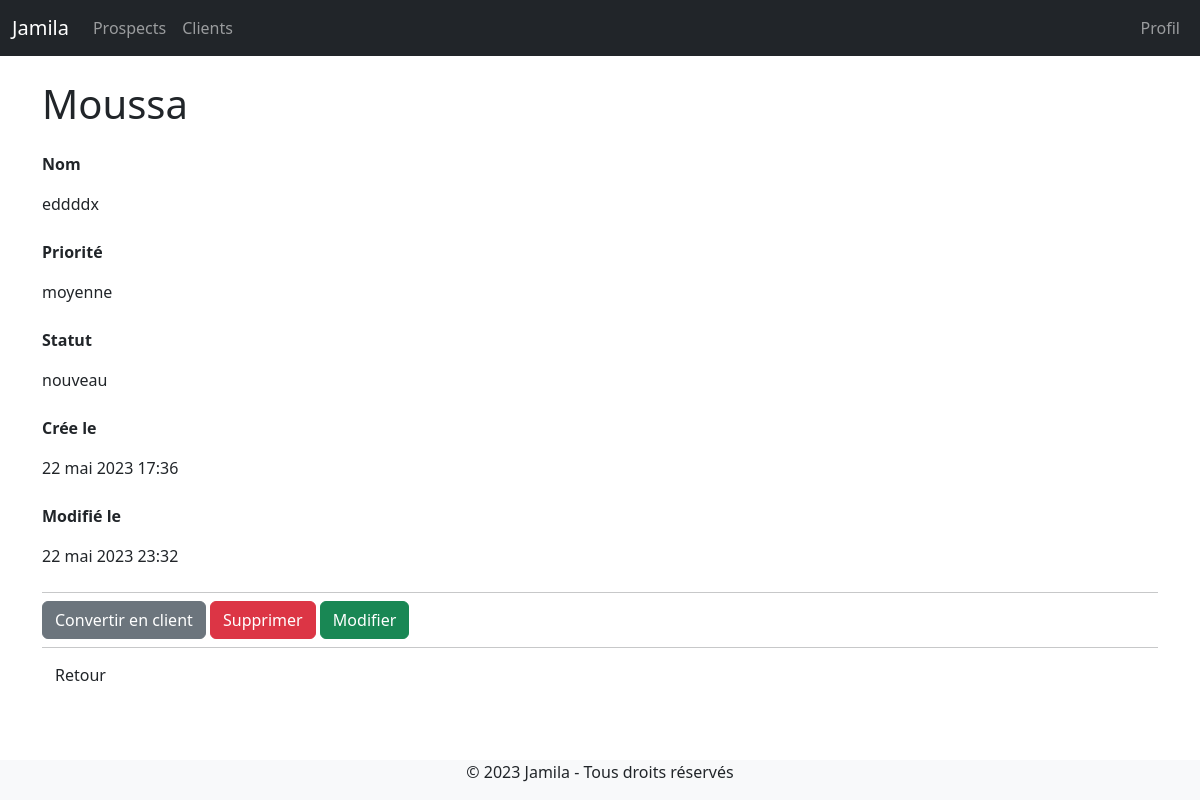
Before: /leads/6/ (signed in) with the older database file.
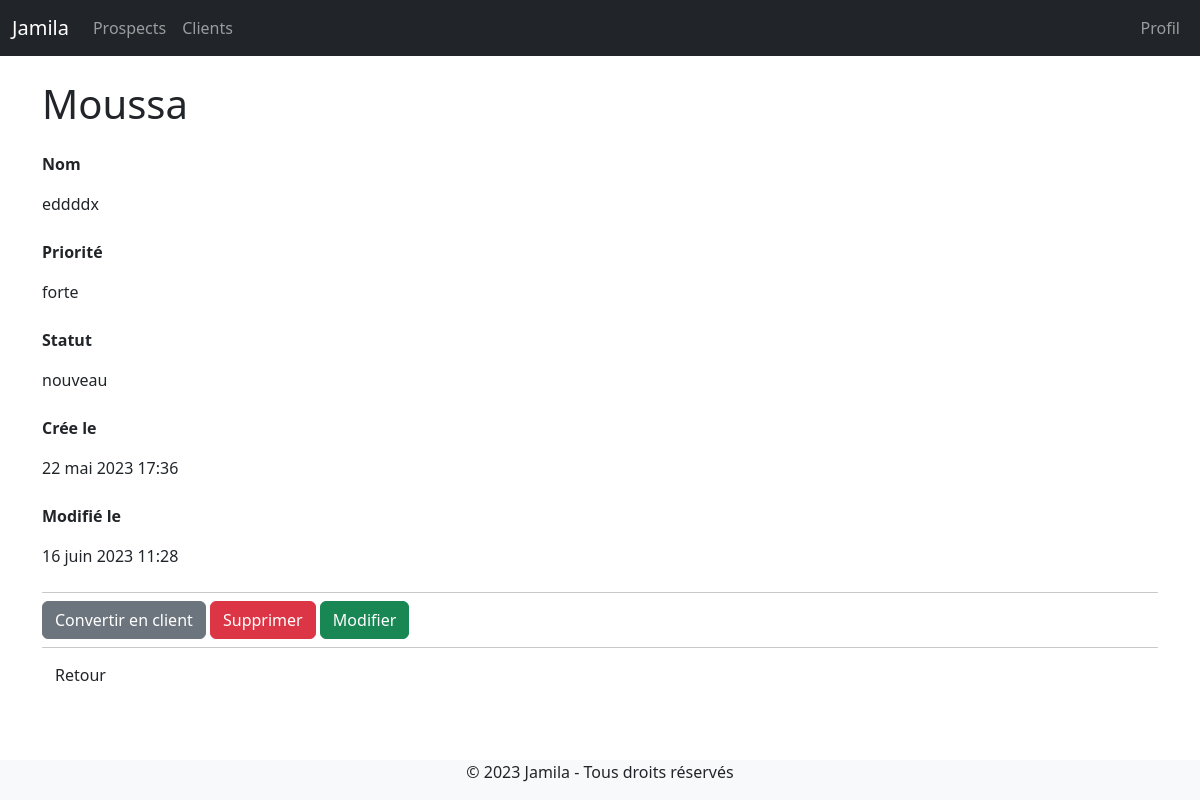
After: the same page with the newer database file.
### leads/models.py (models this page shows, shortened)
class Lead(models.Model):
    LOW = "faible"
    MEDIUM = "moyenne"
    HIGH = "forte"
    CHOICES_PRIORITY = (
        (LOW, "faible"),
        (MEDIUM, "moyenne"),
        (HIGH, "forte"),
    )
    NEW = 'nouveau'
    CONTACTED = 'contacté'
    WON = 'gagné'
    LOST = 'perdu'
    CHOICES_STATUS = (
        (NEW, 'nouveau'),
        (CONTACTED, 'contacté'),
        (WON, 'gagné'),
        (LOST, 'perdu'),
    )
    team = models.ForeignKey(Team, related_name='leads', on_delete=models.CASCADE)
    name = models.CharField(max_length=255)
    email = models.EmailField()
    description = models.TextField(blank=True, null=True)
    priority = models.CharField(max_length=10, choices=CHOICES_PRIORITY, default=MEDIUM)
    status = models.CharField(max_length=10, choices=CHOICES_STATUS, default=NEW)
    converted_to_client=models.BooleanField(default=False)
    created_by = models.ForeignKey(User, related_name='leads', on_delete=models.CASCADE)
    created_at = models.DateTimeField(auto_now_add=True)
    modified_at = models.DateTimeField(auto_now=True)
    class Meta:
        ordering= ('name',)

### leads/views.py (the view)
# urls.py: path("<int:pk>/", views.leads_detail, name="leads_detail"),
@login_required
def leads_detail(request, pk):
    lead=get_object_or_404(Lead, created_by=request.user, pk=pk)
    return render(request, 'leads_detail.html',{ 'lead':lead})

### leads/templates/leads_detail.html
{% extends 'base.html' %}
{% block content %}
    <div class="py-6 px-6">
        <h1 class="mb-4 text-xl"> {{ lead.name}}</h1>
        {% if lead.description %}
       <p><strong>Nom</strong></p>
        <p class="mb-4"> {{lead.description}} </p>
        {% endif %}
       <p><strong>Priorité</strong></p>
        <p class="mb-4"> {{lead.get_priority_display}} </p>
       <p><strong>Statut</strong></p>
        <p class="mb-4"> {{lead.get_status_display}} </p>
       <p><strong>Crée le</strong></p>
        <p class="mb-4"> {{lead.created_at}} </p>
        <p><strong>Modifié le</strong></p>
        <p class="mb-4"> {{lead.modified_at}} </p>
        <hr class="my-2">
        <a href="{% url 'leads:leads_convert' lead.id %}" class=" btn btn-secondary">Convertir en client</a>
        <a href="{% url 'leads:leads_delete' lead.id %}" class=" btn btn-danger">Supprimer</a>
        <a href="{% url 'leads:leads_edit' lead.id %}" class=" btn btn-success">Modifier</a>
        <hr class="my-2">
        <a href="{% url 'leads:leads_list' %}" class=" btn">Retour</a>
    </div>
{% endblock%}

Changed rows visible on the page:
changed Lead "Moussa": priority "moyenne" → "forte"; modified_at "22 mai 2023 23:32" → "16 juin 2023 11:28"
